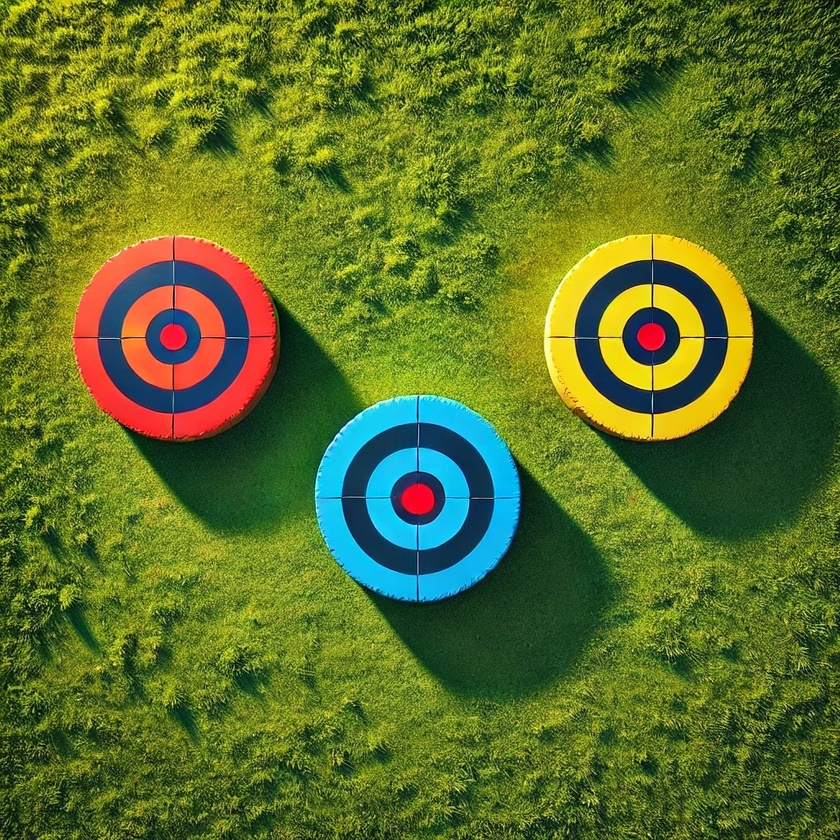
#> input picture PycharmProjects/rahfan/imagecyrcles.jpeg, 840 x 840 px, shrunk from 1024 x 1024 before the run, given in place of the camera
$ python meow.py
#> lines starting #> are read from the running program, lines starting #| are printed output that depends on the picture; after the words box and inside, x2 and y2 are one past the last pixel; in counts of white or black regions, pixels touching at a corner belong together
import cv2
import numpy as np

# Initialize webcam
webcam = cv2.VideoCapture(0)

# Check if the camera opened successfully
if not webcam.isOpened():
    print("Error: Could not open camera.")
    exit()

# Start a while loop
while True:
    # Reading the video from the webcam in image frames
    ret, imageFrame = webcam.read()
#> imageFrame is the input picture: shape (840, 840, 3); mean B, G, R 41.7, 111.7, 91.9

    # Check if frame was successfully captured
    if not ret or imageFrame is None:
        print("Error: Couldn't read frame.")
        continue  # Skip this iteration and try again

    # Convert the imageFrame in BGR to HSV color space
    hsvFrame = cv2.cvtColor(imageFrame, cv2.COLOR_BGR2HSV)
#> hsvFrame: shape (840, 840, 3); mean H, S, V 46.3, 190.3, 121

    # Set range for red color and define mask
    red_lower = np.array([136, 87, 111], np.uint8)
    red_upper = np.array([180, 255, 255], np.uint8)
    red_mask = cv2.inRange(hsvFrame, red_lower, red_upper)
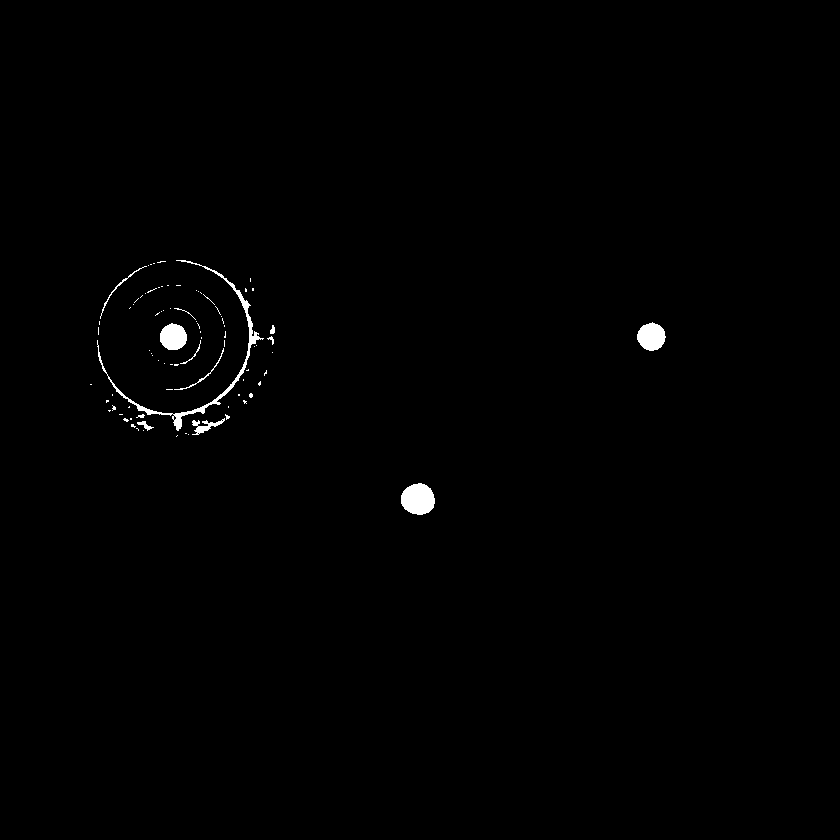
#> red_mask: shape (840, 840); 0.59% white; 85 white regions (72 under 20 px), largest, box (x1, y1, x2, y2) and area: (97, 260, 264, 431) 1214, (401, 483, 435, 515) 843, (637, 322, 666, 351) 616

    # Set range for yellow color and define mask
    yellow_lower = np.array([20, 100, 100], np.uint8)
    yellow_upper = np.array([30, 255, 255], np.uint8)
    yellow_mask = cv2.inRange(hsvFrame, yellow_lower, yellow_upper)
#> yellow_mask: shape (840, 840); 5.6% white; 281 white regions (215 under 20 px), largest, box (x1, y1, x2, y2) and area: (506, 214, 754, 441) 17835, (40, 161, 265, 424) 9311, (598, 284, 652, 391) 3106

    # Set range for blue color and define mask
    blue_lower = np.array([94, 80, 2], np.uint8)
    blue_upper = np.array([120, 255, 255], np.uint8)
    blue_mask = cv2.inRange(hsvFrame, blue_lower, blue_upper)
#> blue_mask: shape (840, 840); 7.2% white; 7 white regions, largest, box (x1, y1, x2, y2) and area: (316, 397, 524, 604) 31865, (101, 262, 248, 412) 7964, (577, 262, 652, 413) 3996

    # Morphological Transform, Dilation for each color
    kernel = np.ones((5, 5), "uint8")
    red_mask = cv2.dilate(red_mask, kernel)
#> red_mask: shape (840, 840); 1.5% white; 21 white regions, largest, box (x1, y1, x2, y2) and area: (95, 258, 277, 439) 4851, (399, 481, 437, 517) 1123, (164, 288, 228, 392) 932
    yellow_mask = cv2.dilate(yellow_mask, kernel)
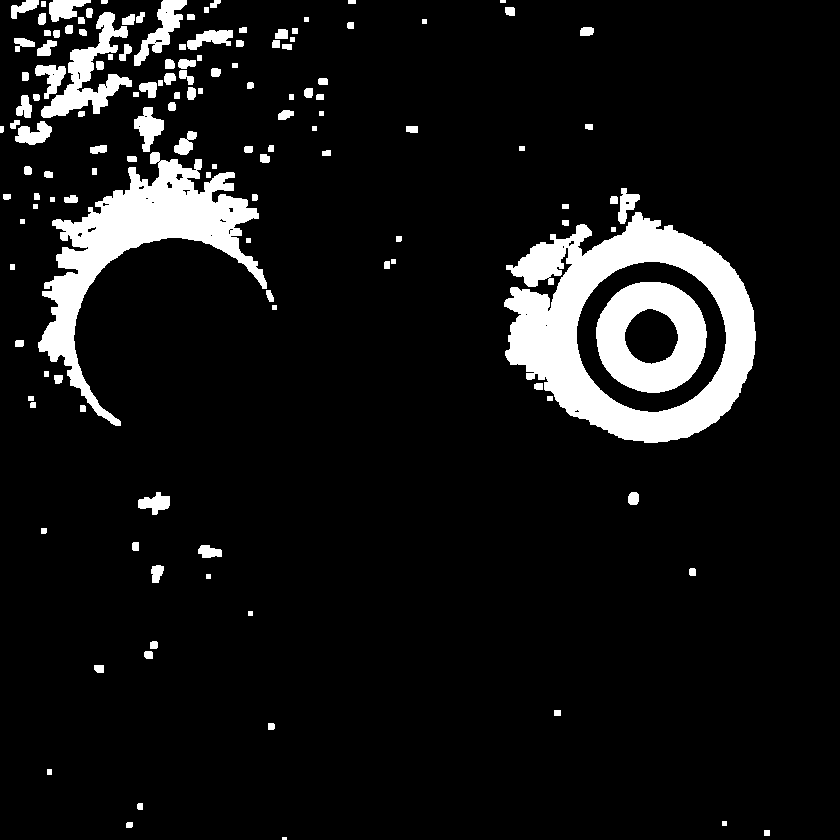
#> yellow_mask: shape (840, 840); 9% white; 135 white regions (2 under 20 px), largest, box (x1, y1, x2, y2) and area: (504, 212, 756, 443) 24253, (38, 152, 267, 426) 15908, (596, 282, 707, 393) 7552
    blue_mask = cv2.dilate(blue_mask, kernel)
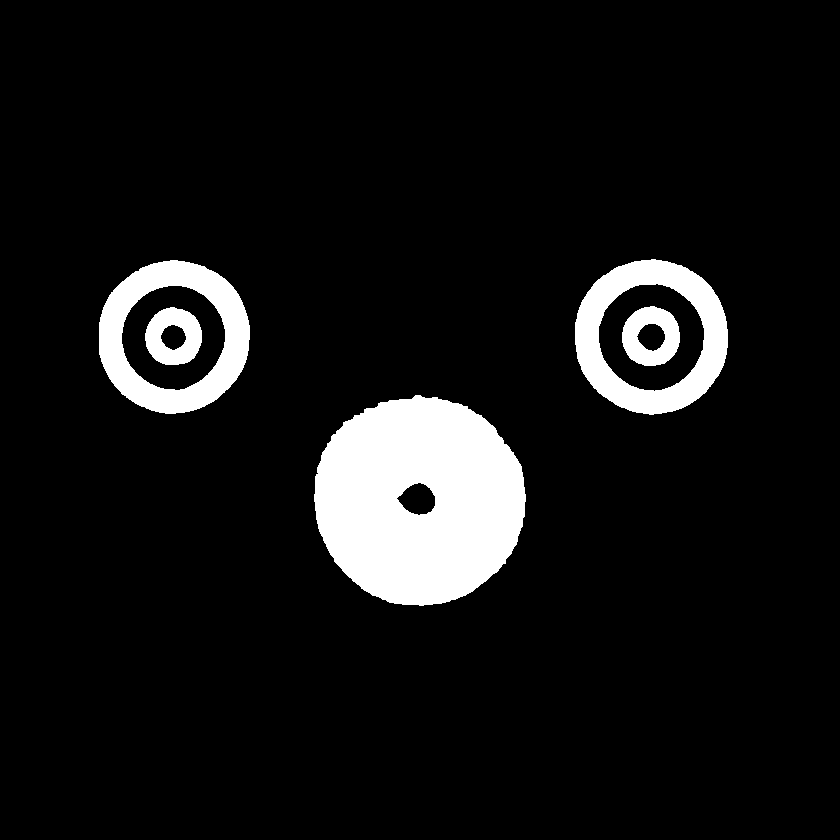
#> blue_mask: shape (840, 840); 8.3% white; 5 white regions

    # Detect and label red color
    contours, _ = cv2.findContours(red_mask, cv2.RETR_TREE, cv2.CHAIN_APPROX_SIMPLE)
#> contours = 24 contours, 5 with area under 20; largest, box (x1, y1, x2, y2) and area: (95, 258, 277, 439) 4565, (399, 481, 437, 517) 1068, (635, 320, 668, 353) 816, (164, 288, 228, 392) 792, (158, 321, 189, 352) 753
    for contour in contours:
        if cv2.contourArea(contour) > 1000:
            x, y, w, h = cv2.boundingRect(contour)
            cv2.rectangle(imageFrame, (x, y), (x + w, y + h), (0, 0, 255), 2)
            cv2.putText(imageFrame, "Red Colour", (x, y), cv2.FONT_HERSHEY_SIMPLEX, 1.0, (0, 0, 255))
#> this loop made 24 passes
#> (x, y, w, h) on passes 1, 21: (399, 481, 38, 36), (95, 258, 182, 181)
#> contour on passes 2, 4, 7, 8, 9, 16: [[226, 404], [226, 409], [230, 409], [230, 404]], [[88, 382], [88, 386], [93, 386], [93, 382]], [[162, 361], [162, 365], [166, 365], [166, 361]], [[156, 358], [156, 362], [160, 362], [160, 358]], [[270, 350], [270, 354], [274, 354], [274, 350]], [[250, 286], [250, 292], [255, 292], [255, 286]]
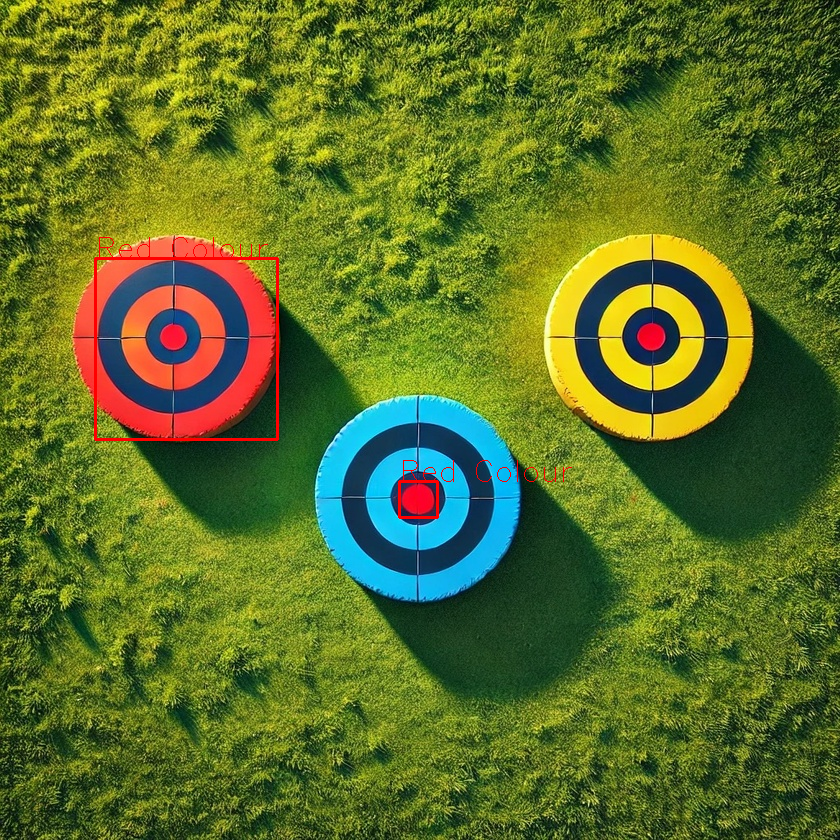
#> imageFrame: shape (840, 840, 3); 0.46% of pixels changed, all inside (x1, y1, x2, y2) = (94, 237, 572, 519)

    # Detect and label yellow color
    contours, _ = cv2.findContours(yellow_mask, cv2.RETR_TREE, cv2.CHAIN_APPROX_SIMPLE)
#> contours = 167 contours, 45 with area under 20; largest, box (x1, y1, x2, y2) and area: (504, 212, 756, 443) 40992, (576, 261, 727, 413) 17517, (38, 152, 267, 426) 15320, (596, 282, 707, 393) 9576, (41, 12, 132, 118) 2890
    for contour in contours:
        if cv2.contourArea(contour) > 1000:
            x, y, w, h = cv2.boundingRect(contour)
            cv2.rectangle(imageFrame, (x, y), (x + w, y + h), (0, 255, 0), 2)
            cv2.putText(imageFrame, "Yellow Colour", (x, y), cv2.FONT_HERSHEY_SIMPLEX, 1.0, (0, 255, 0))
#> this loop made 167 passes
#> (x, y, w, h) on passes 39, 43, 44, 45, 65, 151, 161: (504, 212, 252, 231), (576, 261, 151, 152), (596, 282, 111, 111), (624, 308, 55, 57), (38, 152, 229, 274), (41, 12, 91, 106), (134, 0, 53, 66)
#> contour on passes 1, 2, 4, 6, 8, 12: [[282, 837], [282, 839], [286, 839], [286, 837]], [[764, 830], [764, 835], [769, 835], [769, 830]], [[722, 821], [722, 825], [726, 825], [726, 821]], [[47, 769], [47, 774], [51, 774], [51, 769]], [[554, 710], [554, 715], [560, 715], [560, 710]], [[248, 611], [248, 615], [252, 615], [252, 611]]
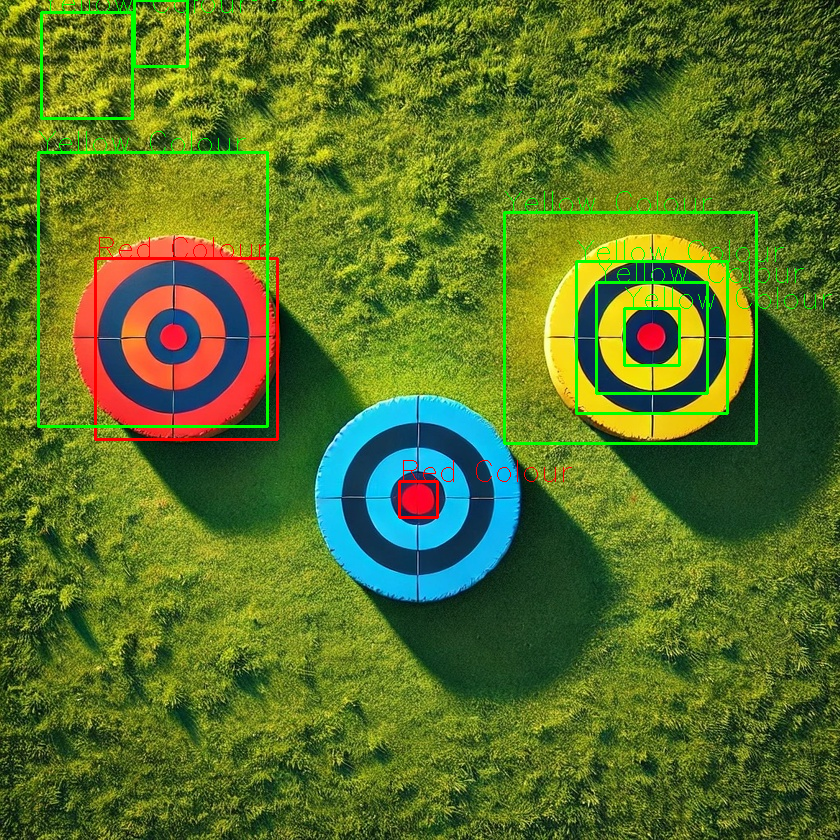
#> imageFrame: shape (840, 840, 3); 1.93% of pixels changed, all inside (x1, y1, x2, y2) = (37, 0, 832, 445)

    # Detect and label blue color
    contours, _ = cv2.findContours(blue_mask, cv2.RETR_TREE, cv2.CHAIN_APPROX_SIMPLE)
#> contours = 10 contours; largest, box (x1, y1, x2, y2) and area: (314, 395, 526, 606) 34474, (575, 259, 728, 415) 18524, (99, 260, 250, 414) 18082, (598, 283, 705, 392) 8796, (121, 285, 226, 391) 8390
    for contour in contours:
        if cv2.contourArea(contour) > 1000:
            x, y, w, h = cv2.boundingRect(contour)
            cv2.rectangle(imageFrame, (x, y), (x + w, y + h), (255, 0, 0), 2)
            cv2.putText(imageFrame, "Blue Colour", (x, y), cv2.FONT_HERSHEY_SIMPLEX, 1.0, (255, 0, 0))
#> this loop made 10 passes
#> (x, y, w, h) on passes 1, 3, 4, 5, 7, 8, 9: (314, 395, 212, 211), (99, 260, 151, 154), (121, 285, 105, 106), (145, 307, 57, 58), (575, 259, 153, 156), (598, 283, 107, 109), (622, 306, 58, 60)
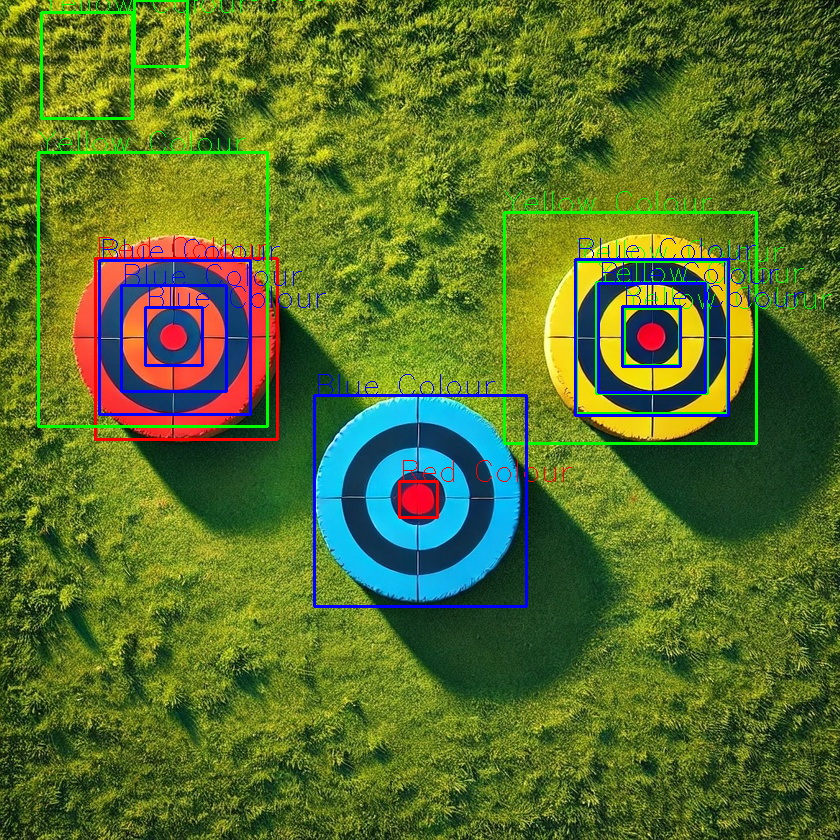
#> imageFrame: shape (840, 840, 3); 1.77% of pixels changed, all inside (x1, y1, x2, y2) = (98, 238, 803, 608)

    # Display the processed frame
    cv2.imshow("Multiple Color Detection in Real-Time", imageFrame)

    # Break the loop when 'q' is pressed
    if cv2.waitKey(10) & 0xFF == ord('q'):
#> (key q is pressed here)
        break

# Release the webcam and close all OpenCV windows
webcam.release()
cv2.destroyAllWindows()
